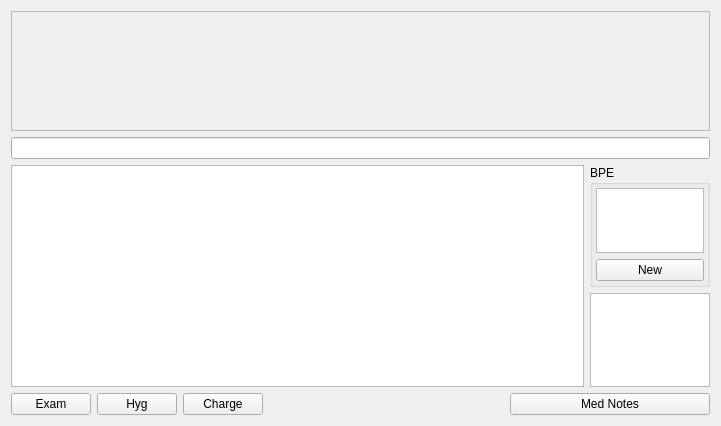
                     <widget class="QWidget" name="scrollAreaWidgetContents_9">
                      <property name="geometry">
                       <rect>
                        <x>0</x>
                        <y>0</y>
                        <width>721</width>
                        <height>426</height>
                       </rect>
                      </property>
                      <layout class="QGridLayout" name="gridLayout_4">
                       <item row="0" column="0" colspan="2">
                        <widget class="QFrame" name="staticSummaryPanel">
                         <property name="minimumSize">
                          <size>
                           <width>0</width>
                           <height>120</height>
                          </size>
                         </property>
                         <property name="maximumSize">
                          <size>
                           <width>16777215</width>
                           <height>180</height>
                          </size>
                         </property>
                         <property name="font">
                          <font>
                           <pointsize>10</pointsize>
                          </font>
                         </property>
                         <property name="autoFillBackground">
                          <bool>false</bool>
                         </property>
                         <property name="frameShape">
                          <enum>QFrame::StyledPanel</enum>
                         </property>
                         <property name="frameShadow">
                          <enum>QFrame::Raised</enum>
                         </property>
                        </widget>
                       </item>
                       <item row="2" column="0" rowspan="2">
                        <widget class="QTextBrowser" name="notesSummary_textBrowser"/>
                       </item>
                       <item row="2" column="1">
                        <widget class="QGroupBox" name="bpe_groupBox">
                         <property name="sizePolicy">
                          <sizepolicy hsizetype="Fixed" vsizetype="Preferred">
                           <horstretch>0</horstretch>
                           <verstretch>0</verstretch>
                          </sizepolicy>
                         </property>
                         <property name="maximumSize">
                          <size>
                           <width>120</width>
                           <height>135</height>
                          </size>
                         </property>
                         <property name="title">
                          <string>BPE</string>
                         </property>
                         <layout class="QVBoxLayout" name="verticalLayout_8">
                          <property name="margin">
                           <number>3</number>
                          </property>
                          <item>
                           <widget class="QTextBrowser" name="bpe_textBrowser">
                            <property name="minimumSize">
                             <size>
                              <width>0</width>
                              <height>0</height>
                             </size>
                            </property>
                            <property name="maximumSize">
                             <size>
                              <width>16777215</width>
                              <height>65</height>
                             </size>
                            </property>
                            <property name="verticalScrollBarPolicy">
                             <enum>Qt::ScrollBarAlwaysOff</enum>
                            </property>
                            <property name="horizontalScrollBarPolicy">
                             <enum>Qt::ScrollBarAlwaysOff</enum>
                            </property>
                           </widget>
                          </item>
                          <item>
                           <widget class="QPushButton" name="newBPE_pushButton">
                            <property name="sizePolicy">
                             <sizepolicy hsizetype="Minimum" vsizetype="Minimum">
                              <horstretch>0</horstretch>
                              <verstretch>0</verstretch>
                             </sizepolicy>
                            </property>
                            <property name="text">
                             <string>New</string>
                            </property>
                           </widget>
                          </item>
                         </layout>
                        </widget>
                       </item>
                       <item row="3" column="1">
                        <widget class="QTextBrowser" name="planSummary_textBrowser">
                         <property name="sizePolicy">
                          <sizepolicy hsizetype="Minimum" vsizetype="Expanding">
                           <horstretch>0</horstretch>
                           <verstretch>0</verstretch>
                          </sizepolicy>
                         </property>
                         <property name="maximumSize">
                          <size>
                           <width>120</width>
                           <height>16777215</height>
                          </size>
                         </property>
                        </widget>
                       </item>
                       <item row="4" column="0" colspan="2">
                        <layout class="QHBoxLayout" name="horizontalLayout_13">
                         <item>
                          <widget class="QPushButton" name="exampushButton">
                           <property name="maximumSize">
                            <size>
                             <width>16777215</width>
                             <height>28</height>
                            </size>
                           </property>
                           <property name="text">
                            <string>Exam</string>
                           </property>
                          </widget>
                         </item>
                         <item>
                          <widget class="QPushButton" name="hygWizard_pushButton">
                           <property name="text">
                            <string>Hyg</string>
                           </property>
                          </widget>
                         </item>
                         <item>
                          <widget class="QPushButton" name="charge_pushButton">
                           <property name="text">
                            <string>Charge</string>
                           </property>
                          </widget>
                         </item>
                         <item>
                          <spacer name="horizontalSpacer_3">
                           <property name="orientation">
                            <enum>Qt::Horizontal</enum>
                           </property>
                           <property name="sizeHint" stdset="0">
                            <size>
                             <width>28</width>
                             <height>17</height>
                            </size>
                           </property>
                          </spacer>
                         </item>
                         <item>
                          <widget class="QPushButton" name="medNotes_pushButton">
                           <property name="minimumSize">
                            <size>
                             <width>200</width>
                             <height>0</height>
                            </size>
                           </property>
                           <property name="text">
                            <string>Med Notes</string>
                           </property>
                          </widget>
                         </item>
                        </layout>
                       </item>
                       <item row="1" column="0" colspan="2">
                        <widget class="QLineEdit" name="synopsis_lineEdit">
                         <property name="font">
                          <font>
                           <italic>true</italic>
                          </font>
                         </property>
                         <property name="maxLength">
                          <number>140</number>
                         </property>
                        </widget>
                       </item>
                      </layout>
                     </widget>
